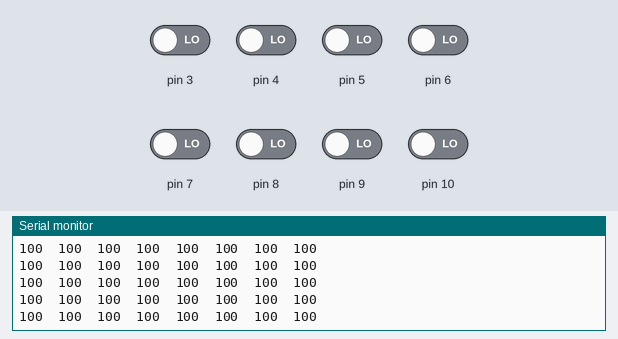
The sketch below on a simulated Arduino Uno, built with avr-gcc and run on an emulated ATmega328P. Parts: the last lines printed to the serial monitor. The test bench sets the inputs (shaded band); at power-on: pin 3–10 LOW.

Above: at 1.2 s.
1.3 s: pin 3 driven HIGH
At 1.9 s:
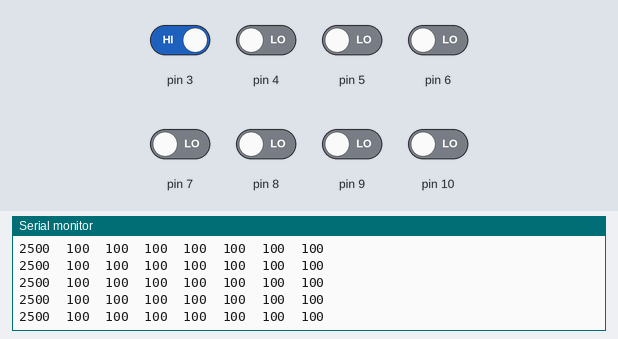
4.3 s: pin 4 driven HIGH
At 5.1 s:
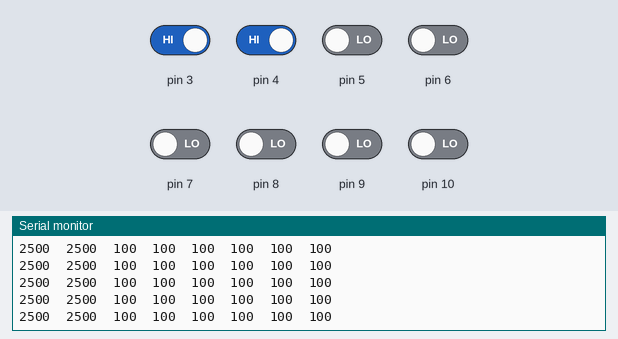
7.3 s: pin 3 driven LOW
At 7.9 s:
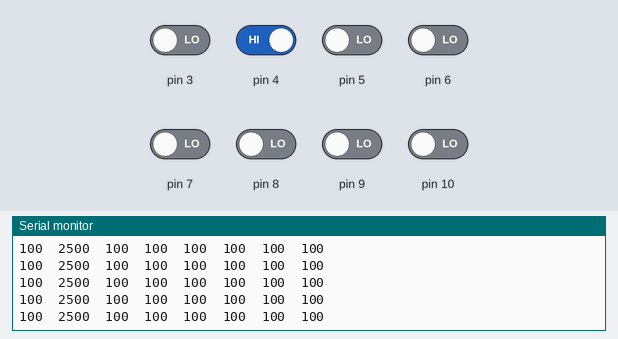
10.3 s: pin 5 driven HIGH
At 11.2 s:
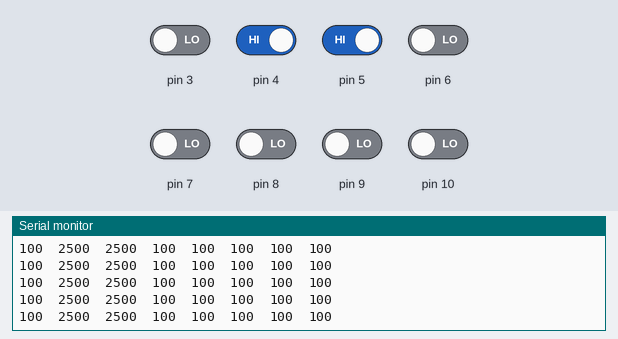
13.3 s: pin 6 driven HIGH
At 13.8 s:
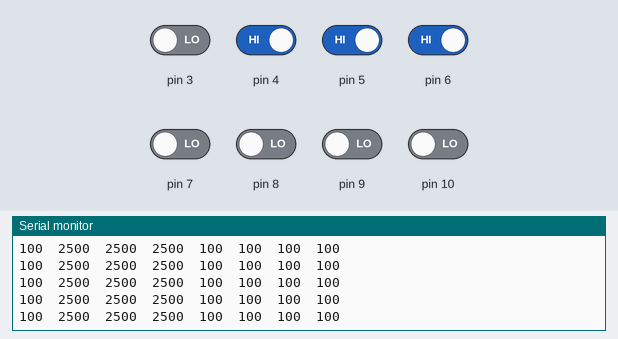
14.8 s: pin 7 driven HIGH
At 15.8 s:
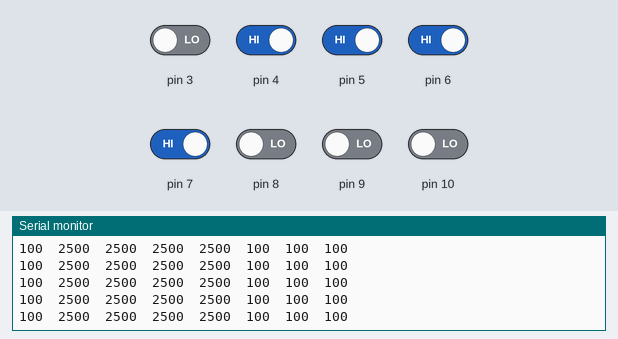

Measured:
- after the input at 1.3 s, the serial monitor: prints a new line after 0.08 s (image 1)
- after the input at 4.3 s, the serial monitor: prints a new line after 0.07 s (image 2)
- after the input at 7.3 s, the serial monitor: prints a new line after 0.10 s (image 3)
- after the input at 10.3 s, the serial monitor: prints a new line after 0.08 s (image 4)
- after the input at 13.3 s, the serial monitor: prints a new line after 0.08 s (image 5)
- after the input at 14.8 s, the serial monitor: prints a new line after 0.08 s (image 6)

The sketch:

QTRRCRawValuesExample.ino
```cpp
#include <QTRSensors.h>

// This example is designed for use with eight RC QTR sensors. These
// reflectance sensors should be connected to digital pins 3 to 10. The
// sensors' emitter control pin (CTRL or LEDON) can optionally be connected to
// digital pin 2, or you can leave it disconnected and remove the call to
// setEmitterPin().
//
// The main loop of the example reads the raw sensor values (uncalibrated). You
// can test this by taping a piece of 3/4" black electrical tape to a piece of
// white paper and sliding the sensor across it. It prints the sensor values to
// the serial monitor as numbers from 0 (maximum reflectance) to 2500 (minimum
// reflectance; this is the default RC timeout, which can be changed with
// setTimeout()).

QTRSensors qtr;

const uint8_t SensorCount = 8;
uint16_t sensorValues[SensorCount];

void setup()
{
  // configure the sensors
  qtr.setTypeRC();
  qtr.setSensorPins((const uint8_t[]){3, 4, 5, 6, 7, 8, 9, 10}, SensorCount);
  qtr.setEmitterPin(2);

  Serial.begin(9600);
}


void loop()
{
  // read raw sensor values
  qtr.read(sensorValues);

  // print the sensor values as numbers from 0 to 2500, where 0 means maximum
  // reflectance and 2500 means minimum reflectance
  for (uint8_t i = 0; i < SensorCount; i++)
  {
    Serial.print(sensorValues[i]);
    Serial.print('\t');
  }
  Serial.println();

  // delay(250);
}
```
